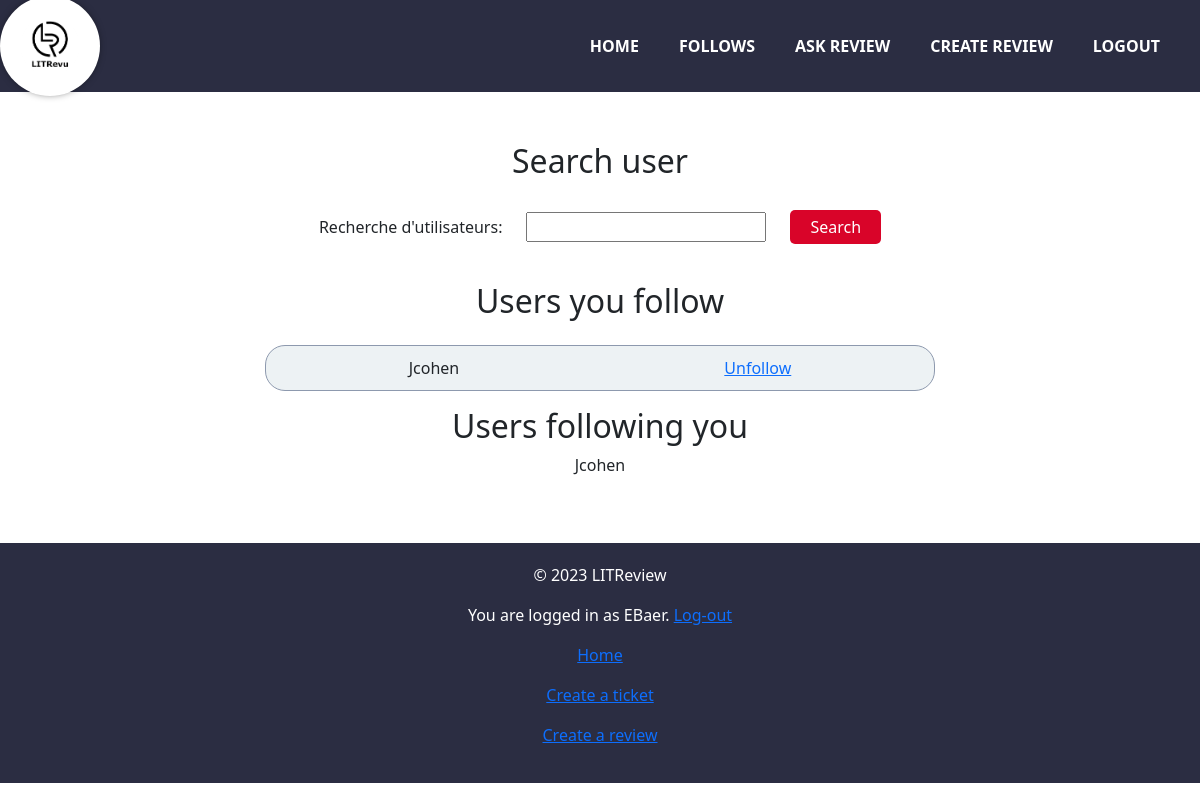
The page /followers/search/ (signed in) on the database its author committed.
### appreview/models.py (models this page shows, shortened)
class UserFollows(models.Model):
    user = models.ForeignKey(
        to=settings.AUTH_USER_MODEL, on_delete=models.CASCADE)
    followed_user = models.ForeignKey(to=settings.AUTH_USER_MODEL,
                                      on_delete=models.CASCADE,
                                      related_name="followed_by")
    class Meta:
        unique_together = ('user', 'followed_user',)

### authentication/models.py (models this page shows)
class User(AbstractUser):
    MODERATOR = 'MODERATOR'
    REVIEWER = 'REVIEWER'
    AUTHOR = 'AUTHOR'
    ROLES_CHOICES = (
        (MODERATOR, 'Moderator'),
        (REVIEWER, 'Reviewer'),
        (AUTHOR, 'Author'),
    )
    profile_picture = models.ImageField()
    role = models.CharField(max_length=30, choices=ROLES_CHOICES, verbose_name='rôle', default=REVIEWER)
    follows = models.ManyToManyField(
        'self',
        symmetrical=False,
        verbose_name='suit',
        blank=True,
    )

### appreview/views.py (the view, shortened to what this page needs)
# urls.py: path('followers/search/', appreview_views.followers, name='user_search'),
@login_required
def followers(request):
    form = UserSearchForm()
    users_following = UserFollows.objects.filter(user=request.user)
    users_followed_by = UserFollows.objects.filter(followed_user=request.user)
    context = {
        "form": form,
        "users_following": users_following,
        "users_followed_by": users_followed_by,
    }
    return render(request, "appreview/followers.html", context=context)

### appreview/forms.py
class UserSearchForm(forms.Form):
    search_query = forms.CharField(label='Recherche d\'utilisateurs')

### appreview/templates/appreview/followers.html (shortened to what this page needs)
{% extends 'base.html' %}
{% load static %}
{% block content %}
<head>
    <link rel="stylesheet" href="{% static 'appreview/css/followers.css' %}">
</head>
<section class="follower">
    <div class="container">
        <div class="search-user">
            <h2>Search user</h2>
            <form method="post" class="search-form">
                {{ form.as_p }}
                <div class="search-button">
                    <button type="submit">Search</button>
                </div>
            </form>
        </div>
        <div class="following">
            <h2>Users you follow</h2>
            {% for user in users_following %}
            <div class="user-item">
                <p>{{ user.followed_user|title }}</p>
                <a href="{% url 'appreview:unfollow' user.id %}">Unfollow</a>
            </div>
            {% endfor %}
        </div>
        <div class="followed-by">
            <h2>Users following you</h2>
            {% for user in users_followed_by %}
            <div>
                <p>{{ user.user|title }}</p>
            </div>
            {% endfor %}
        </div>
    </div>
</section>
{% endblock content %}

### LITReview/templates/base.html (shortened to what this page needs)
{% load static %}
<head>
    <link href="https://cdn.jsdelivr.net/npm/bootstrap@5.0.2/dist/css/bootstrap.min.css" rel="stylesheet"
>
    <link rel="stylesheet" href="{% static 'custom.css' %}">
</head>
<body>
<header>
    <nav class="nav">
        <a href="/" class="nav__item nav__item--logo"></a>
        <a href="/" class="nav__item">Home</a>
        <a href="/followers/" class="nav__item">Follows</a>
        <a href="/ticket/create/" class="nav__item">Ask Review</a>
        <a href="/ticket/create_and_review/" class="nav__item">Create review</a>
        {% if user.is_authenticated %}
            <a href="{% url 'logout' %}" class="nav__item nav__item--logout">Logout</a>
        {% else %}
            <a href="/login/" class="nav__item nav__item--login">Login</a>
        {% endif %}
    </nav>
</header>
{% block content %}
{% endblock content %}
<footer>
    <p>© 2023 LITReview</p>
    {% if user.is_authenticated %}
    <p>You are logged in as {{ request.user }}.
        <a href="{% url 'logout' %}">Log-out</a>
    </p>
    <p><a href="{% url 'appreview:home' %}">Home</a></p>
    <p><a href="{% url 'appreview:create_ticket' %}">Create a ticket</a></p>
    <p><a href="{% url 'appreview:create_ticket' %}">Create a review</a></p>
    {% endif %}
</footer>
</body>

### static/custom.css (style rules this page uses)
header { margin-bottom: 50px; }
.nav { display: flex; padding: 1rem 20px; background-color: #2B2D42; align-items: center; }
.nav__item { padding: 10px 20px; text-decoration: none; color: #fff; font-weight: bold; text-transform: uppercase; }
.nav__item--logo { margin-right: auto; position: relative; background-color: #fff; box-shadow: 0 0 0 20px #fff, 0 0 10px 16px black; border-radius: 50%; width: 60px; height: 60px; overflow: hidden; }
.nav__item--logo::after { position: absolute; left: 50%; top: 50%; transform: translate(-50%, -50%); font-size: 1rem; content: ""; width: 100%; height: 100%; background-image: url("logo.png"); background-size: cover; background-position: center; }
footer { margin-top: 50px; background-color: #2B2D42; color: #fff; padding: 20px; text-align: center; }

### static/appreview/css/followers.css (style rules this page uses)
.search-user { display: flex; flex-direction: column; align-items: center; }
.search-form { display: flex; align-items: center; justify-content: center; flex-wrap: wrap; }
body > section > div > div.search-user > form > p { display: flex; flex-direction: row; align-items: center; margin: 0; }
#id_search_query { width: 20vw; margin: 2vw; }
.following { display: flex; flex-direction: column; align-items: center; }
.followed-by { display: flex; flex-direction: column; align-items: center; }
.search-button button { background-color: #D90429; color: white; border: none; padding: 5px 20px; border-radius: 5px; white-space: nowrap; }
.user-item { display: flex; flex-direction: row; align-items: center; justify-content: space-around; width: 60%; border: #8D99AE solid 1px; background: #EDF2F4; padding: 10px; border-radius: 20px; margin: 2vh; }
.user-item p { margin: 0; }

### rows shown on the page
UserFollows: followed_user "Jcohen"
UserFollows: user "Jcohen"
User: user "EBaer"
